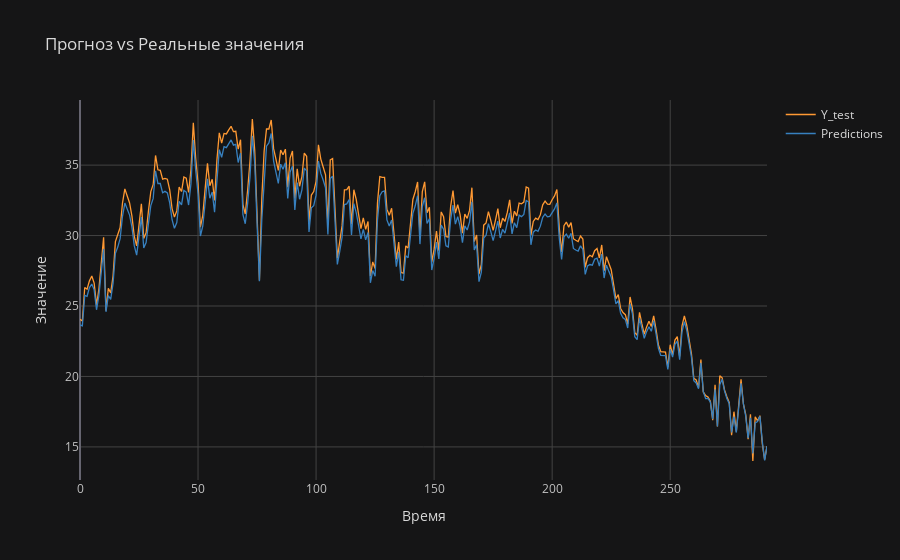

This figure's notebook cell:
### Code cell
predictions = model.predict(x_test)
predicted_power = scaler.inverse_transform(predictions) 

y_test_inv = scaler.inverse_transform(y_test.reshape(-1, 1))
predictions_inv = scaler.inverse_transform(predictions)
df_test = pd.DataFrame({
    'Y_test': y_test_inv.ravel(),
    'Predictions': predictions_inv.ravel()
})
# Отобразить на графике
df_test.iplot(title="Прогноз vs Реальные значения", xTitle="Время", yTitle="Значение", theme="solar")

### Figure 1 — Plotly figure (JSON) as saved in the notebook; plotly's stock layout.template omitted (floating-point values rounded to 4 significant figures; data arrays with more than 128 entries replaced by an {"elided": "..."} marker saying what was removed)
{"data": [{"line": {"color": "rgba(255, 153, 51, 1.0)", "dash": "solid", "shape": "linear", "width": 1.3}, "mode": "lines", "name": "Y_test", "text": "", "type": "scatter", "x": {"elided": "292 int values"}, "y": {"elided": "292 float values"}}, {"line": {"color": "rgba(55, 128, 191, 1.0)", "dash": "solid", "shape": "linear", "width": 1.3}, "mode": "lines", "name": "Predictions", "text": "", "type": "scatter", "x": {"elided": "292 int values"}, "y": {"elided": "292 float values"}}], "layout": {"legend": {"bgcolor": "#151516", "font": {"color": "#D9D9D9"}}, "paper_bgcolor": "#151516", "plot_bgcolor": "#151516", "title": {"font": {"color": "#D9D9D9"}, "text": "Прогноз vs Реальные значения"}, "xaxis": {"gridcolor": "#434343", "showgrid": true, "tickfont": {"color": "#C2C2C2"}, "title": {"font": {"color": "#D9D9D9"}, "text": "Время"}, "zerolinecolor": "#666570"}, "yaxis": {"gridcolor": "#434343", "showgrid": true, "tickfont": {"color": "#C2C2C2"}, "title": {"font": {"color": "#D9D9D9"}, "text": "Значение"}, "zerolinecolor": "#666570"}}}
